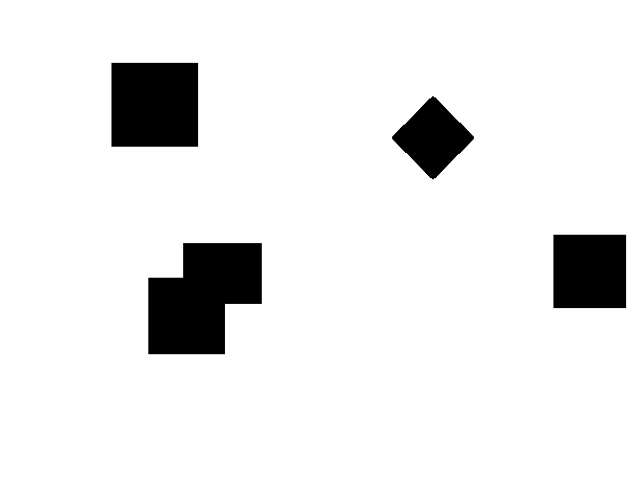
%> input picture maps/map1.png, 640 x 480 px
$ octave figure2map.m   (GNU Octave 9; MATLAB toolbox functions it lacks are replaced by stand-ins)
%> lines starting %> are read from the running program, lines starting %| are printed output that depends on the picture; in (x1, y1, x2, y2) boxes, pixels count from 0 and x2, y2 are one past the last pixel; in counts of white or black regions, pixels touching at a corner belong together; the program's own positions count from 1
%{
Change a figure (e.g. jpg, png,..) to a grid map
input : an image file
output : a structure gmap
- gmap: an occupancy grid map
- xlim: 2x1 vector (the minimum and the maximum value of x
- ylim: 2x1 vector (the minimum and the maximum value of y
- xaxis : centers of grids in an x-direction
- yaxis : centers of grids in an y-direction
- xnum: the number of grids in x-direction
- ynum: the number of grids in y-direction
- glen: a length of a grid
- obspoints : 2xN,  [x,y]'x N , xy positions of occupied grids

- cmap: cost map of collision which represents how far each grid point is from obstacles
        max(-alpha*(minimum distance^2 - beta),0)
- cparam : 2x1 vector [alpha, beta]>0

- omap: cost map of occlusion represents how far each grid point is from obstacles
        max(-alpha*(minimum distance^2 - beta),0)
- oparam:  2x1 vector [alpha, beta]>0
%}
clc; clear;

% 1. input image
mapname = 'map1'; mapformat = '.png';
A = imread(['./maps/',mapname,mapformat]);
%> A is the input picture: size 480x640x3 uint8; min 0, max 255, mean 233.7

% 2. make a grid map
gmap.glen = 0.7;
gmap.xnum = 128;
gmap.ynum = 96;
gmap.xlim = -10+[0,gmap.glen*gmap.xnum];
gmap.ylim = -10+[0,gmap.glen*gmap.ynum];
gmap.gmap = sum(imresize(A,[gmap.ynum,gmap.xnum],'nearest'),3)<1;
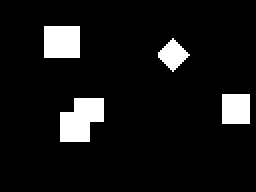
%> gmap.gmap: size 96x128 logical (shown 2 times larger); 8.2% white; 4 white regions, box (x1, y1, x2, y2) and area: (30, 49, 52, 71) 365, (22, 13, 40, 29) 288, (111, 47, 125, 62) 210, (79, 19, 95, 36) 144

% find occupied grids
[rows, cols] = find(gmap.gmap);
%> rows = 1007 values from 14 to 71; cols = 1007 values from 23 to 125
gmap.obspoints = [gmap.xlim(1) + gmap.glen*(cols-0.5), gmap.ylim(1) + gmap.glen*(rows-0.5)]';
%> gmap.obspoints = 1007 columns, first 8: [5.75 5.75 5.75 5.75 5.75 5.75 5.75 5.75; -0.55 0.15 0.85 1.55 2.25 2.95 3.65 4.35]

% 3. build a cost map
gmap.cparam = [3,6]; %[alpha, beta]
gmap.oparam = [4,3];%[4,2]
% make a filter
filtsize = ceil(sqrt(gmap.cparam(2))/gmap.glen);
%> filtsize = 4
[xs, ys ] = meshgrid(gmap.glen*(-filtsize:filtsize));
cfilter =max(-gmap.cparam(1)*(xs.^2+ys.^2-gmap.cparam(2)),0);
%> cfilter = [0 0 0 0 0 0 0 0 0; 0 0 0 3.3 4.77 3.3 0 0 0; 0 0 6.24 10.65 12.12 10.65 6.24 0 0; 0 3.3 10.65 15.06 16.53 15.06 10.65 3.3 0; 0 4.77 12.12 16.53 18 16.53 12.12 4.77 0; 0 3.3 10.65 15.06 16.53 15.06 10.65 3.3 0; 0 0 6.24 10.65 12.12 10.65 6.24 0 0; 0 0 0 3.3 4.77 3.3 0 0 0; 0 0 0 0 0 0 0 0 0]
ofilter =max(-gmap.oparam(1)*(xs.^2+ys.^2-gmap.oparam(2)),0);
%> ofilter = [0 0 0 0 0 0 0 0 0; 0 0 0 0 0 0 0 0 0; 0 0 0 2.2 4.16 2.2 0 0 0; 0 0 2.2 8.08 10.04 8.08 2.2 0 0; 0 0 4.16 10.04 12 10.04 4.16 0 0; 0 0 2.2 8.08 10.04 8.08 2.2 0 0; 0 0 0 2.2 4.16 2.2 0 0 0; 0 0 0 0 0 0 0 0 0; 0 0 0 0 0 0 0 0 0]


% make a cost map using convolution and max pooling
maplarge = zeros(size(gmap.gmap)+filtsize*2*[1,1]);
%> maplarge: size 104x136 double; every value is 0
maplarge(filtsize+1:end-filtsize,filtsize+1:end-filtsize) = gmap.gmap;
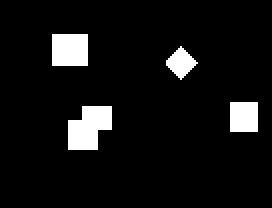
%> maplarge: size 104x136 double (shown 2 times larger); values 0 (black) and 1 (white), 7.1% white; 4 white regions, box (x1, y1, x2, y2) and area: (34, 53, 56, 75) 365, (26, 17, 44, 33) 288, (115, 51, 129, 66) 210, (83, 23, 99, 40) 144
gmap.cmap = zeros(size(gmap.gmap));
%> gmap.cmap: size 96x128 double; every value is 0
for ix= 1:gmap.xnum
    for iy = 1:gmap.ynum
        gmap.cmap(iy,ix) = max(max(maplarge(iy:iy+filtsize*2,ix:ix+filtsize*2).*cfilter));
        gmap.omap(iy,ix) = max(max(maplarge(iy:iy+filtsize*2,ix:ix+filtsize*2).*ofilter));
        %mapconv(iy+(0:filtsize*2),ix+(0:filtsize*2))));
    end
end
%> this loop made 128 passes
%> after the loop, gmap = {glen 0.7, xnum 128, ynum 96, xlim [-10 79.6], ylim [-10 57.2], cparam [3 6]}
gmap.xaxis = conv(linspace(gmap.xlim(1),gmap.xlim(2),gmap.xnum+1),[0.5,0.5],'valid');
%> gmap.xaxis = 128 values from -9.65 to 79.25
gmap.yaxis = conv(linspace(gmap.ylim(1),gmap.ylim(2),gmap.ynum+1),[0.5,0.5],'valid');
%> gmap.yaxis = 96 values from -9.65 to 56.85
% save
save(['./maps/',mapname,'.mat'],'gmap');

% 4. draw
subplot(1,2,1);
imagesc(gmap.xlim,gmap.ylim,gmap.gmap); hold on;
plot(gmap.obspoints(1,:),gmap.obspoints(2,:),'.'); hold off;
subplot(1,2,2);
imagesc(gmap.xlim,gmap.ylim,gmap.cmap);
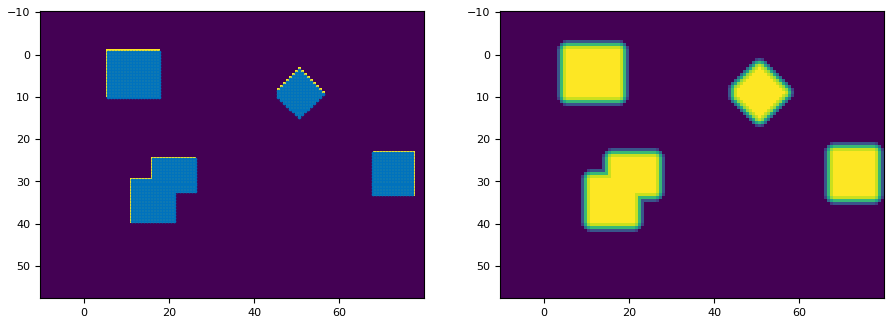
%> figure redrawn from the program's plot data, 2 panels
%colormap('gray');
